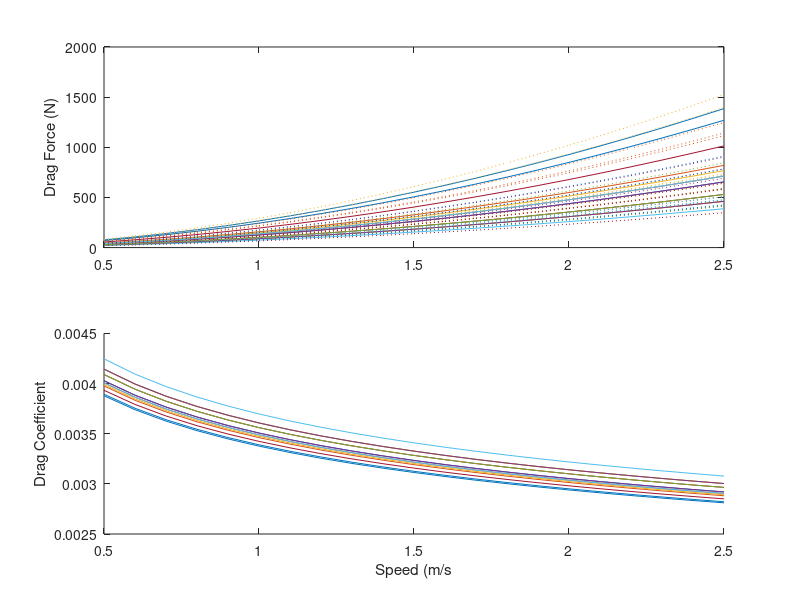

MATLAB code to generate this figure: (Note: this script raises an error after producing the figure.)
% Calculate whale drag coefficients for all individuals
% Age at first entanglement determines length, which gives weight and width
% from Fortune et al 2012

% 9 Dec 2014

clear all; close all

% Whale ID follows order of TOWDATA
whales = {'EG 2212  ','EG 2223  ','EG 3311  ','EG 3420  ','EG 3714  ',...
    'EG 3107  ','EG 2710  ','EG 1427  ','EG 2212  ','EG 3445  ','EG 3314  ',...
    'EG 3610  ','EG 3294  ','EG 2030  ','EG 1102  '};
age = [5,8,7,5,2,1,3,18,6,2,2,3,6,12,21];


% length, m
% Moore et al. 2005 length at age relationship (NOT FORTUNE)
l = [1235;1300;1282;1235;1108;1011;1164;1413;1260;1108;1108;1164;1260;1357;1435]/100;

% speed, ms-1
U = 0.5:0.1:2.5;

% kinematic viscosity of seawater, m2s-1
v = 10^-6;

% calculate reynolds number
Re = (l*U)./v;

% coefficient of friction [Eqn. 4]
Cf = 0.072*Re.^(-1/5);

% seawater density
rho = 1025;

% estimated whale mass
% Moore et al. 2005 weight at age relationship (NOT FORTUNE)
M = [12038;17359;15585;12038;6717;4943;8490;35096;13811;6717;6717;8490;13811;24453;40416];

% estimated wetted surface area
Sw = 0.08*M.^0.65;

% max diameter of body, m
% Fortune et al. 2012, width to length relationship from photogrammetry
% (NOT NECROPSY)
d = (38.63+0.21*l*100)/100;

% Fineness Ratio
FR = l./d;

% drag augmentation factor for oscillation, = 3 as per Frank Fish, pers comm
k = 1.5;
% appendages
g = 1.3;
% submergence
% load('gamma.mat')
% p = polyfit(gamma(:,1),gamma(:,2),8);
% f = polyval(p,gamma(:,1));
%
% hn = 11.24; % median submergence depth not entangled (Eg 3911 tag)
% xn = hn./d; % h/d values based on the mean submergence depth while not entangled
% yn = interp1(gamma(:,1),f,xn); % interpolates gamma to find value for calculated h/d
%
% he = 5.4; % median submergence depth while entangled (mean of Eg 3911 and Eg 4057)
% xe = he./d; % calculated h/d values based on the mean SD submergence depth while entangled
% ye = interp1(gamma(:,1),f,xe); % interpolates gamma to find value for calculated h/d

% calculate drag coefficient [Eqn 5]
for i = 1:length(Cf)
    whaleCD0(:,i) = Cf(:,i).*(1+1.5*(d./l).^(3/2) + 7*(d./l).^3);
    
    % calculate drag force on the whale body (N)
    whaleDf(:,i) = (1/2)*rho*(U(i).^2)*Sw.*whaleCD0(:,i)*g*k;
    whaleDf_lower(:,i) = whaleDf(:,i)*0.9;
    whaleDf_upper(:,i) = whaleDf(:,i)*1.1; % error for oscillation: use 1.35 to 1.65
    
    % back-calculate Cd
    whaleCD(:,i) = (2*whaleDf(:,i))./(rho*(U(i).^2)*Sw);
    
end



% % for each whale, add submergence effect
% for i = 1:length(yn)
% whaleDf(i,:) = whaleDf(i,:)*yn(i);
% whaleDf_E(i,:) = whaleDf(i,:)*ye(i);
% end


% plot on figure
figure(2)
subplot(211)
plot(U,whaleDf,U,whaleDf_lower,':',U,whaleDf_upper,':')
ylabel('Drag Force (N)')

subplot(212); hold on
plot(U,whaleCD0)
xlabel('Speed (m/s'); ylabel('Drag Coefficient')
adjustfigurefont

% McGregor DTAG drag coefficients and speed for foraging and traveling and
% CFD
McG_FORAGE = [0.0099	0.95;
    0.012	1.02;
    0.024	0.91;
    0.0091	1.06];
McG_TRAVEL = [0.0052	0.97;
    0.0036	1;
    0.0038	1.07;
    0.0049	1.08;
    0.005	0.9];
McG_CFD = [0.012    0.514];

% speed and drag coefficient for Eg3911 whale, nonentangled
vdh_NESk3(:,2) = [0.00370835542841646;0.00361910776902858;0.00354137208507408;
    0.00347268871336042;0.00341129509882514;0.00335588747591488;0.00330547586381435;
    0.00325929184961735;0.00321672773989446;0.00317729513661081;0.00314059597028095;
    0.00310630176709948;0.00307413850356466;0.00304387534137935;0.00301531611280707;
    0.00298829279160383;0.00296266042108549;0.00293829312750845;0.00291508095277899;
    0.00289292731333564;0.00287174694299712;0.00285146421375123;0.00283201175451527];
vdh_NESk3(:,1) = [0.772:0.1:2.98];
Re_3911 = (10*U)/1.17E-6;

% plot
plot(McG_FORAGE(:,2),McG_FORAGE(:,1),'k^','MarkerFaceColor','k')
plot(McG_TRAVEL(:,2),McG_TRAVEL(:,1),'r^','MarkerFaceColor','r')
plot(McG_CFD(:,2),McG_CFD(:,1),'g^','MarkerFaceColor','g')

plot(vdh_NESk3(:,1),vdh_NESk3(:,2),'b^-','MarkerFaceColor','b')

xlabel('Speed (m/s)'); ylabel('Drag Coefficient'); adjustfigurefont
xlim([0 2.5])

% % speed of interest = 1.1 m/s (average minimum swim speeds from entangled and
% % nonentangled argos data)
% WhaleCd = CD0(:,7);
% WhaleDf = Df(:,7);

%% Plot whales and their gears ****(not whale + gear)

GearCdRe

c = colormap(lines);
figure(20); clf; hold on
for i = 1:15;
    plot(U,whaleDf(i,:),'color',c(i,:))
    plot(TOWDRAG(i).mn_speedTW,TOWDRAG(i).mn_dragN,'.','MarkerSize',20,'color',c(i,:))
end
box on
xlabel('Speed (m/s)'); ylabel('Drag (N)')

figure(21); clf; hold on
for i = 1:15;
    plot(U,whaleCD0(i,:),'color',c(i,:))
    plot(speed(:,i),gearCd(:,i),'.','MarkerSize',20,'color',c(i,:))
end
box on
xlabel('Speed (m/s)'); ylabel('Drag Coefficient')

%% for each whale

close all;

figure(5); hold on

for i = 1:15;
    % calculate width
    [width,stations] = bodywidth(l(i));
    
    % obtain boundary layer dimensions
    BL = bndry_layer(width,d(i),stations);
    
    % get parameters for entangling gear attachment points
    % pt = location of attachment point
    % A = frontal area of 2 attachment points
    % p = height of protuberance at each attachment
    load('case_pApt')
    
    % calculate interference drag
    [DI(i,:),DI_upper(i,:),DI_lower(i,:)] = interferenceDrag(pt(i,:),A(i,:),p(i,:),BL,stations);
    
    % calculate gear drag curves
    warning off
    [yfit(:,i),speed,coeffs(:,i),lower(:,i),upper(:,i)] = towfit([TOWDRAG(i).mn_speed' TOWDRAG(i).mn_dragN],U);
    
    % plot all components
    figure(5); hold on
    h1 = plot(U,whaleDf(i,:),'color',[0 0.40 0.7]); h1.Color(4) = 0.75; % whale
    % plot interference drag
    h2 = plot(U,DI(i,:),'color',[0.494 0.184 0.556]); h2.Color(4) = 0.75;
    % plot gear drag
    h3 = plot(U,yfit(:,i),'color',[0.829 0.594 0.025]); h3.Color(4) = 0.75;
    
    % add to whale and gear drag
    Dtot(i,:) = whaleDf(i,:) + yfit(:,i)' + DI(i,:);
    Dtot_lower(i,:) = whaleDf_lower(i,:) + lower(:,i)' + DI_lower(i,:);
    Dtot_upper(i,:) = whaleDf_upper(i,:) + upper(:,i)' + DI_upper(i,:);
    
    % plot total entangled whale with lower and upper bounds
    plot(U,Dtot(i,:),'color',[0.65 0.65 0.65])
    plot(U,Dtot_lower(i,:),':','color',[0.65 0.65 0.65])
    plot(U,Dtot_upper(i,:),':','color',[0.65 0.65 0.65])
    
    % plot lower and upper 95% prediction intervals
    h5 = plot(speed,lower(:,i),':','color',[0.829 0.594 0.025]); h5.Color(4) = 0.75;
    h6 = plot(speed,upper(:,i),':','color',[0.829 0.594 0.025]); h6.Color(4) = 0.75;
    % plot interference drag +/- 10% estimates of CDI
    h7 = plot(U,DI_lower(i,:),':','color',[0.494 0.184 0.556]); h7.Color(4) = 0.75;
    h8 = plot(U,DI_upper(i,:),':','color',[0.494 0.184 0.556]); h8.Color(4) = 0.75;
    % plot whale drag +/- 10% k
    h9 = plot(U,whaleDf_lower(i,:),':','color',[0 0.40 0.7]); h7.Color(4) = 0.75;
    h10 = plot(U,whaleDf_upper(i,:),':','color',[0 0.40 0.7]); h7.Color(4) = 0.75;
    % plot data points
    % h4 = plot(TOWDRAG(i).mn_speed,TOWDRAG(i).mn_dragN,'.','color',[0.829 0.594 0.025],'MarkerSize',20);
    
end
% plot averages
plot(U,mean(whaleDf),'color',[38/255 80/255 170/255],'LineWidth',3)
plot(U,mean(DI),'color',[0.494 0.184 0.556],'LineWidth',3)
plot(U,mean(yfit'),'.-','color',[0.829 0.594 0.025],'LineWidth',3)
plot(U,mean(Dtot),'k','LineWidth',3)

box on
xlabel('Speed (m/s)'); ylabel('Drag (N)')
adjustfigurefont
[legh,objh,outh,outm] = legend('Whale Drag','Interference Drag',...
    'Gear Drag','Total Whale + Gear','Location','NW');
set(objh,'linewidth',2);
ylim([0 2500])

cd /Users/julievanderhoop/Documents/MATLAB/TOW/AnalysisFigs/Paper
print('GearDrag_Fig7.eps','-depsc','-r300')

%% What is the percent increase
% for all cases
for i = 1:15
    % for all speeds
    for j = 1:21
        foldinc(i,j) = Dtot(i,j)/whaleDf(i,j);
        pinc(i,j) = (Dtot(i,j) - whaleDf(i,j))./whaleDf(i,j);
    end
end

%% Find drag at U = 1.2 m/s

mn_atspeed = mean(whaleDf(:,8));
st_atspeed = std(whaleDf(:,8));

mn_atspeed_E = mean(Dtot(:,8));
st_atspeed_E = std(Dtot(:,8));

% paired t test
[h,p,ci,stats] = ttest(whaleDf(:,8),Dtot(:,8));

% mean sd percent increase in drag overall
[mean(mean(foldinc')) std(mean(foldinc'))];

% mean sd percent increase in drag at 1.23 m/s
[mean(foldinc(:,8)) std(foldinc(:,8))];

% minimum and maximum fold increases
[val,ind] = min(foldinc);
[mean(val) std(val)];

[val,ind] = max(foldinc);
[mean(val) std(val)];

%% values and stats in paper
% nonentangled whale drag 0.5 m/s
[mean(whaleDf(:,1)) std(whaleDf(:,1))];
% nonentagneld whale drag 2.5 m/s
[mean(whaleDf(:,21)) std(whaleDf(:,21))];
% nonentangled whale 95% CI speed 1.2 m/s
[mean(whaleDf(:,8)) std(whaleDf(:,8))];
% entangled whale 95% CI speed 1.2 m/s
[mean(Dtot(:,8)) std(Dtot(:,8))];
% significantly different when entangled
[h,p,ci,stats] = ttest(Dtot(:,8),whaleDf(:,8));
%% 

figure(12); clf; hold on
plot(U,foldinc')
plot(U,mean(foldinc),'k','LineWidth',2)
xlabel('Speed (m/s)'); ylabel('Fold Increase in Drag')
adjustfigurefont

for i = 1:15
    ii = find(foldinc(i,:) == min(foldinc(i,:)));
    mininc(i) = ii;
    % plot(U(ii),foldinc(i,ii),'o')
end

%% What proportion of body drag is gear drag?

for i = 1:15
    bodyprop(i,:) = (yfit(:,i)' + DI(i,:))./whaleDf(i,:);
end
figure(19); clf
subplot(5,1,[1,4]); hold on
plot(U,bodyprop')
plot([0.5 2.5],[1 1],'k--') % plot unity as a reference
plot(U,mean(bodyprop),'k','LineWidth',2) % plot mean
box on
ylabel({'Gear Drag : Body Drag';''})
% set(gca,'xticklabels',{' ',' ',' ',' ',' '})
set(gca,'ytick',0:1:4)
text(0.60,3.7,'A','FontWeight','bold','FontSize',18)

% overall what proportion is it?
[mean(mean(bodyprop')) mean(std(bodyprop'))];

% for J091298
[mean(bodyprop(1,:)) std(bodyprop(1,:))];
[min(bodyprop(1,:)) max(bodyprop(1,:))]

%% What is the speed at minimum gear drag: whale drag?
for i = 1:15
    ii = find(bodyprop(i,:) == min(bodyprop(i,:)));
    minprop(i) = ii;
    % plot(U(ii),bodyprop(i,ii),'o')
end

subplot(5,1,5)
hist(U(minprop))
xlim([0.5 2.5])
xlabel('Speed (m/s)'); ylabel({'Freq';''})
text(0.60,2.8,'B','FontWeight','bold','FontSize',18)
adjustfigurefont

%% Does gear drag exceed whale drag?

% for all cases:
for i = 1:15
    exceed(i,:) = whaleDf(i,:) < yfit(:,i)' + DI(i,:);
end

%% Combined Figure
figure(29); clf;
subplot('Position',[0.05, 0.1, 0.425, 0.85]); hold on
plot(U,foldinc')
plot(U,mean(foldinc),'k','LineWidth',2)
xlabel('Speed (m/s)'); ylabel('Fold Increase in Drag')
set(gca,'ytick',[2:1:6])
box on; ylim([1 5.5])
text(0.60,5.25,'A','FontWeight','bold','FontSize',18)

subplot('Position',[0.535,0.35,0.425,0.6]); hold on
plot(U,bodyprop')
plot([0.5 2.5],[1 1],'k--') % plot unity as a reference
plot(U,mean(bodyprop),'k','LineWidth',2) % plot mean
box on
ylabel('Gear Drag : Body Drag')
% set(gca,'xticklabels',{' ',' ',' ',' ',' '})
set(gca,'ytick',0:1:4)
text(0.60,3.7,'B','FontWeight','bold','FontSize',18)

subplot('Position',[0.535,0.1,0.425,0.2])
hist(U(minprop))
xlim([0.5 2.5])
xlabel('Speed (m/s)'); ylabel('Freq')
text(0.60,2.8,'C','FontWeight','bold','FontSize',18)
adjustfigurefont

%% What is relative contribution of whale vs gear vs interference?
clear bardata
bardata(1,:) = mean(whaleDf');
bardata(2,:) = mean(DI');
bardata(3,:) = mean(yfit);

% figure(99); clf
% bar(bardata(1:4,:)','stacked')
% legend('Whale Body','Behaviour','Interference Drag','Gear Drag')
% ylabel('Entangled Whale Drag (N)')
% set(gca,'xticklabels',whales)
% xticklabel_rotate

% Clusters after ADCP data included
cluster = [3,5,5,5,5,4,4,5,5,5,5,2,5,5,4,4,5,5,5,5,1];
bardata(5,:) = cluster(1:15); % assign clusters
[B,I] = sort(bardata(5,:)); % sort by cluster
bardata = bardata(:,I); % reform data matrix
figure(98); clf; hold on
H = bar(bardata(1:3,:)','stacked');
myC= [0 0 0; 0.5 0.5 0.5; 1 1 1]; % colours
for z=1:3
  set(H(z),'facecolor',myC(z,:)) % set colours
end
legend('Whale Body','Interference Drag','Gear Drag','Location','NE')
ylabel('Drag (N)','FontSize',14)
% set(gca,'xticklabel',whales(I))
xticklabel_rotate(1:15,90,whales(I),'FontSize',14)
set(legend,'Position',[0.22, 0.79, 0.25, 0.1])

% add cluster information to the plot
text(0.8,65,'B','color','w','FontSize',14)
text(1.8,65,'C','color','w','FontSize',14)
text(3.8,65,'D','color','w','FontSize',14); plot([3 5],[40 40],'color','w')
text(9.8,65,'E','color','w','FontSize',14); plot([6 15],[40 40],'color','w')
box on
h = legend('Whale Body','Interference Drag','Gear Drag');
set(h,'position',[0.645 0.81 0.23 0.10])

print('GearDrag_Fig9.eps','-depsc','-r300')

% values for paper
% gear / whale drag 
[mean(bardata(3,:)./bardata(1,:)) std(bardata(3,:)./bardata(1,:))];
% body proportion for J091298
[min(bodyprop(1,:)) max(bodyprop(1,:))];
% interference drag range
[min(bardata(2,:)) max(bardata(2,:))];
% percent interference to gear
mean(bardata(2,:)./bardata(3,:))
% greater than woodward values? 
[r1,c1] = find(DI'+yfit > 173);
[r2,c2] = find(DI'+yfit > 267);